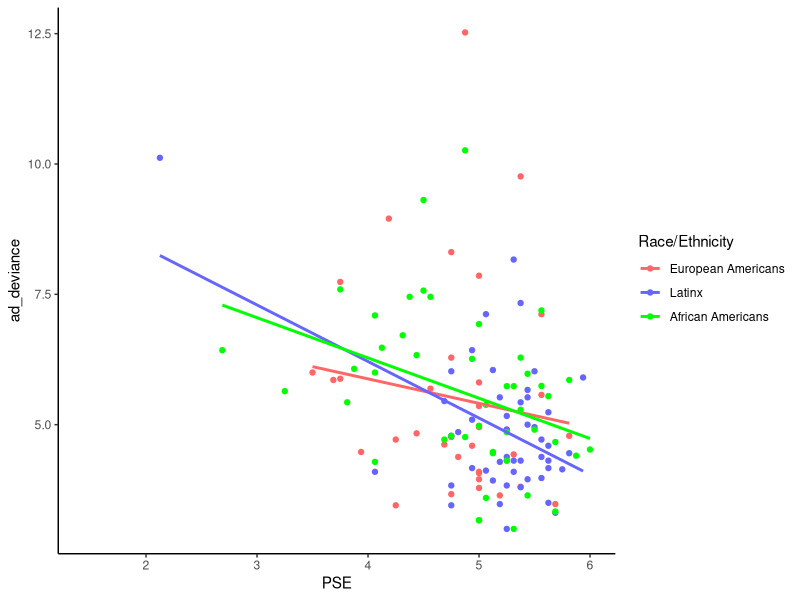
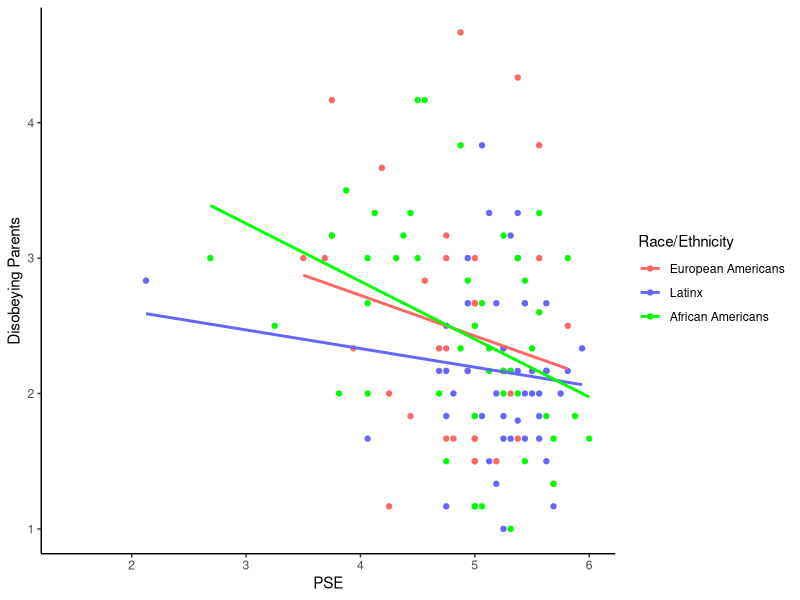
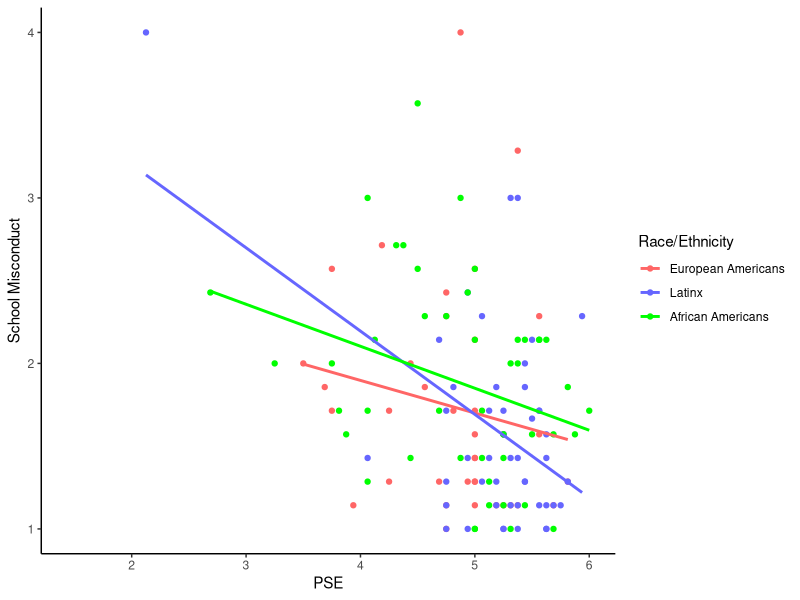
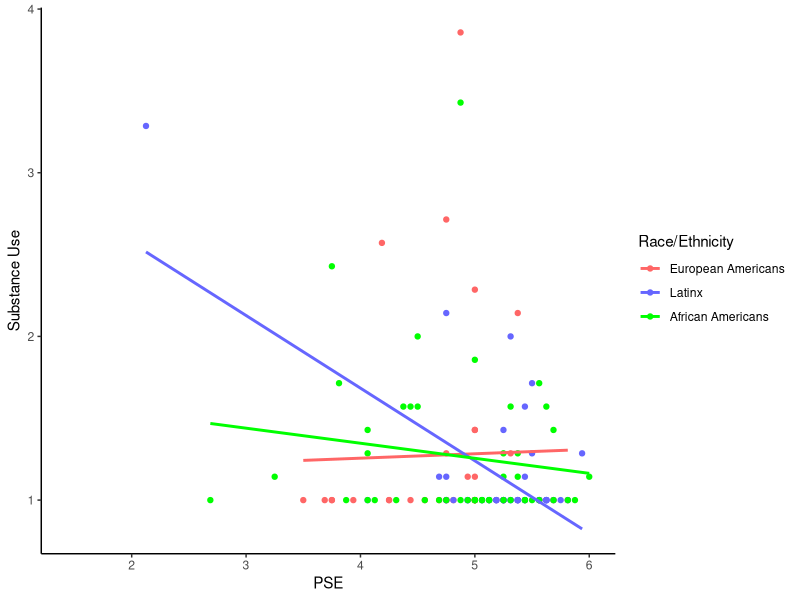

Reproduce these figures in R, in order. (Note: this script raises an error after producing the figures.)
## ---- chunk 1
library(tidyverse)
library(dplyr)
library(haven)
Mother_and_teen_data <- read_sav("Mother_and_teen_data.sav")
#View(Mother_and_teen_data)
mt <- Mother_and_teen_data %>% 
 filter(!is.na(Race3)) %>% 
  mutate(ad_deviance=CD_1 + CD_2 + CD_3)
mt$Race3 <- as.factor(mt$Race3)
## ---- chunk 2
moderation <- lm(ad_deviance ~ PSE * Race3, mt)
summary(moderation)
## ---- chunk 3

#RACE AND ETHNICITY DOES NOT MODERATE BETWEEN PSE AND ADOLESCENT DEVIANCE.
#TRY TO PLOT IT.
ggplot(mt, aes(PSE, ad_deviance, color = factor(Race3))) +
  geom_point() +
  geom_smooth(method = "lm", se = FALSE) +
  scale_color_manual(name = "Race/Ethnicity", labels = c("European Americans", "Latinx", "African Americans"), values = c("#FF6666", "#6666FF", "green")) +
  theme_classic()
## ---- chunk 4
# try to test whether race/ethnicity moderates the association between PSE and Disobeying parents (CD_1)
moddp <- lm(CD_1 ~ Race3 * PSE, mt)
summary(moddp)

ggplot(mt, aes(PSE, CD_1, color = factor(Race3))) +
  geom_point() +
  geom_smooth(method = "lm", se = FALSE) +
  scale_color_manual(name = "Race/Ethnicity", labels = c("European Americans", "Latinx", "African Americans"), values = c("#FF6666", "#6666FF", "green")) + 
  labs(x="PSE", y="Disobeying Parents") +
  theme_classic()

#non-significant as well.
## ---- chunk 5
# try to test whether race/ethnicity moderates the association between PSE and school misconduct (CD_2)
modsm <- lm(CD_2 ~ Race3 * PSE, mt)
summary(modsm)

ggplot(mt, aes(PSE, CD_2, color = factor(Race3))) +
  geom_point() +
  geom_smooth(method = "lm", se = FALSE) +
  scale_color_manual(name = "Race/Ethnicity", labels = c("European Americans", "Latinx", "African Americans"), values = c("#FF6666", "#6666FF", "green")) + 
  labs(x="PSE", y="School Misconduct") +
  theme_classic()

#non-significant as well.
## ---- chunk 6
# try to test whether race/ethnicity moderates the association between PSE and substance uses (CD_3)
modsu <- lm(CD_3 ~ PSE * Race3, mt)
summary(modsu)

ggplot(mt, aes(PSE, CD_3, color = factor(Race3))) +
  geom_point() +
  geom_smooth(method = "lm", se = FALSE) +
  scale_color_manual(name = "Race/Ethnicity", labels = c("European Americans", "Latinx", "African Americans"), values = c("#FF6666", "#6666FF", "green")) + 
  labs(x="PSE", y="Substance Use") +
  theme_classic()

#Race/ethnicity significantly moderates the association between PSE and substance use. PSE negatively associates with substance use for European Americans, but not for the Latinx.
#same results as what I got from SPSS.
## ---- chunk 7
testmod<-'IV=~PSE
MOD=~Race3
DV=~Adolescent_deviance=~CD_1 +CD_2 +CD_3'

library(lavaan)
#testfit<-cfa(testmod, data=mt, estimator='MLM')

#unable to conduct in this model because the race/ethnicity factor is a non-numerical factor.
## ---- chunk 8
#mt$Race12 <- recode(mt$Race3, "c('1')='0'; c('2')='1'")


#mt$Race12 <- as.numeric(levels(mt$Race3))[mt$Race3]

#mt$Race13 <- recode(mt$Race3, "c('1')='1'; c('3')='0'")
#mt$Race13 <- as.numeric(levels(mt$Race13))[mt$Race3]

#mt$Race23 <- recode(mt$Race3, "c('2')='0';c('3')='1'")
#mt$Race23 <- as.numeric(levels(mt$Race23))[mt$Race3]

contrasts(mt$Race3) <- contr.treatment(3)


mt$dummy1 <- ifelse(mt$Race3 == "1", 1, 0)
mt$dummy2 <- ifelse(mt$Race3 == "2", 1, 0)
### SEM Model One: ###
testmod<-'IV=~PSE
MOD=~dummy1+dummy2
Adolescent_deviance=~CD_1 +CD_2 +CD_3
'
CD_1~~CD_2
CD_1~~CD_3
CD_2~~CD_3

testmod <- sem(testmod, mt, estimator="MLM", effect.coding=TRUE, meanstructure=TRUE) 
testfit<-cfa(testmod, data=mt, estimator='MLM')
summary(testmod)

#confused. check later.
